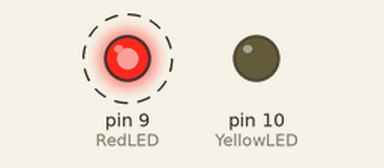
Bench run of a sketch on a simulated Arduino Uno, built with avr-gcc and run on an emulated ATmega328P. On the bench: output pins drawn as LEDs (lit = HIGH). Dashed ring = blinking.

Above: at 0.5 s.
At 8.5 s:
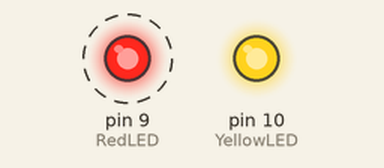
Timing chart, 0 to 13.0 s (numbered marks = the images above):
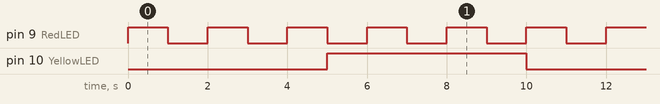

The sketch:

Software_interrupt.ino
```cpp
#include <TimerOne.h>
String LEDStatus = "OFF";

int YellowLED = 10;
int RedLED = 9;

void setup()
{
   pinMode(YellowLED, OUTPUT);
   pinMode(RedLED, OUTPUT);
   Timer1.initialize(5000000); //starting an interrupt (in micro seconds)
   Timer1.attachInterrupt(BlinkYellow);
}
void loop()
{
    digitalWrite(RedLED, HIGH);
    delay(1000);
    digitalWrite(RedLED, LOW);
   delay(1000);
}

void BlinkYellow(){
if (LEDStatus == "ON"){
    digitalWrite(YellowLED,LOW);
    LEDStatus="OFF";
    return;

}
if (LEDStatus=="OFF"){
    digitalWrite(YellowLED, HIGH);
    LEDStatus="ON";
}
}
```

Measured:
- by itself, pin 9 (RedLED): alternates HIGH for 1.0 s and LOW for 1.0 s
- by itself, pin 10 (YellowLED): alternates HIGH for 5.0 s and LOW for 5.0 s
- by itself, everything shown: repeats every 10.0 s, in 11 steps
